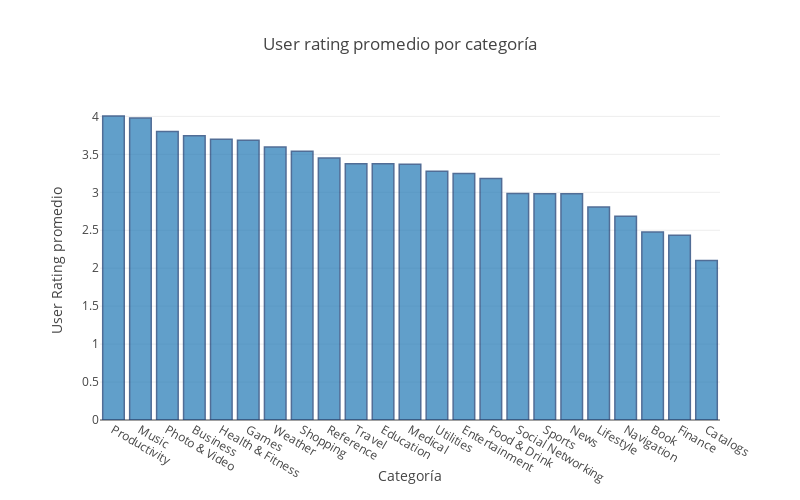

The cell this chart's notebook holds for it:
### Markdown cell above
Los resultados varían parecido en el caso de las apps pagas y de las gratuitas. En general vemos que la distribución de las puntuaciones de usuarios son parecidas en todas las categorías. 

Se puede destacar que para el caso de `entretenimiento` y `otros` sí se aprecian puntuaciones entre 1 y 2, mientras que en el resto de las categorías las puntuaciones más presentes son 0 y luego entre 3 y 5, generalmente los valores entre 1 y 2 son poco usados. De todos modos las distribuciones son parecidas tanto para pagas como no pagas.

Se puede notar que en las apps pagas, en el género *Education* hay mayor concentración en la puntuación 4 para las pagas, mientras que para las no pagas, entre los valors 3 y 5, la distribuión es mas pareja.

La mayoría de apps relacionadas a Redes sociales por amplia diferencia es gratis. No sería popular tener que pagar por una red social; ademas las redes sociales generan ingresos mediante publicidades, por lo que conviene tener una base amplia de usuarios, por más que eso signifique que ellos estén 'gratis'.


No perder de vista que todas las apps también pueden generar ingresos mediante *in app purchases*.

### Code cell
cnt_srs = apps[['prime_genre', 'user_rating']].groupby('prime_genre').mean()['user_rating'].sort_values(ascending=False)

trace = go.Bar(
    x = cnt_srs.index,
    y = cnt_srs.values,
    marker = dict(
        line = dict(color='rgb(8, 48, 107)',
                    width = 1.5)
    ),
    opacity = 0.7
)
data = [trace]

layout = go.Layout(
    title = 'User rating promedio por categoría',
    margin = dict(
        l = 100
    ),
    xaxis = dict(
        title = 'Categoría'
    ),
    yaxis = dict(
        title = 'User Rating promedio'
    ),
    width = 800,
    height = 500
)

fig = go.Figure(data=data, layout=layout)
py.iplot(fig)

### Figure 1 — Plotly figure (JSON) as saved in the notebook; plotly's stock layout.template omitted (floating-point values rounded to 4 significant figures)
{"data": [{"marker": {"line": {"color": "rgb(8, 48, 107)", "width": 1.5}}, "opacity": 0.7, "type": "bar", "uid": "8c88b986-5a34-4053-b6b5-4dab8200c0b4", "x": ["Productivity", "Music", "Photo & Video", "Business", "Health & Fitness", "Games", "Weather", "Shopping", "Reference", "Travel", "Education", "Medical", "Utilities", "Entertainment", "Food & Drink", "Social Networking", "Sports", "News", "Lifestyle", "Navigation", "Book", "Finance", "Catalogs"], "y": [4.006, 3.978, 3.801, 3.746, 3.7, 3.685, 3.597, 3.541, 3.453, 3.377, 3.376, 3.37, 3.278, 3.247, 3.183, 2.985, 2.982, 2.98, 2.806, 2.685, 2.478, 2.433, 2.1]}], "layout": {"height": 500, "margin": {"l": 100}, "title": "User rating promedio por categoría", "width": 800, "xaxis": {"autorange": true, "range": [-0.5, 22.5], "title": "Categoría", "type": "category"}, "yaxis": {"autorange": true, "range": [0, 4.216], "title": "User Rating promedio", "type": "linear"}}}
